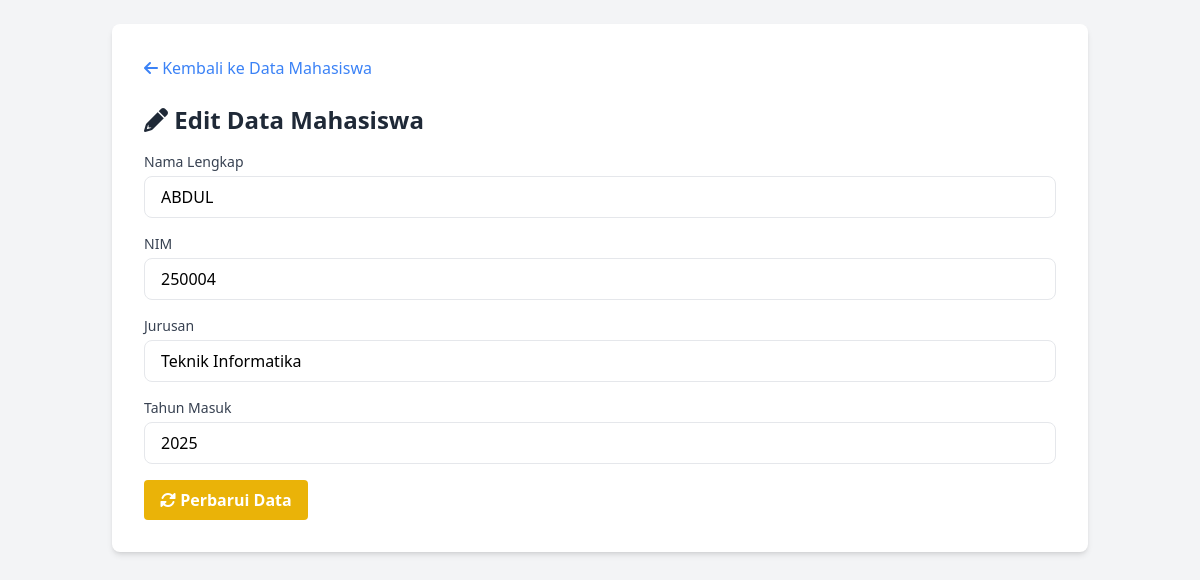
The app's page /edit_mahasiswa.php?id=3 (signed in) with its own data.
### tables this page shows
CREATE TABLE `mahasiswa` (
  `id` int(11) NOT NULL,
  `nama` varchar(100) NOT NULL,
  `nim` varchar(20) NOT NULL,
  `jurusan` varchar(100) NOT NULL,
  `tahun_masuk` int(11) NOT NULL
);

### edit_mahasiswa.php (the view, shortened to what this page needs)
<?php
require 'app/config/db.php';
$id = $_GET['id'];
$result = $conn->query("SELECT * FROM mahasiswa WHERE id = $id");
$mhs = $result->fetch_assoc();
?>
<!DOCTYPE html>
<html lang="id">
<head>
    <script src="https://cdn.tailwindcss.com"></script>
    <link rel="stylesheet" href="https://cdnjs.cloudflare.com/ajax/libs/font-awesome/6.0.0-beta3/css/all.min.css">
</head>
<body class="bg-gray-100">
    <div class="container mx-auto p-6">
        <div class="bg-white p-8 rounded-lg shadow-md">
            <a href="mahasiswa.php" class="text-blue-500 hover:underline mb-6 inline-block"><i class="fas fa-arrow-left"></i> Kembali ke Data Mahasiswa</a>
            <h2 class="text-2xl font-bold text-gray-800 mb-4"><i class="fas fa-pencil-alt"></i> Edit Data Mahasiswa</h2>
            <form method="post" action="app/controllers/mahasiswa_crud.php" class="space-y-4">
                <div>
                    <label for="nama" class="block text-sm font-medium text-gray-700">Nama Lengkap</label>
                    <input id="nama" class="mt-1 w-full px-4 py-2 border rounded-lg focus:outline-none focus:ring-2 focus:ring-blue-500" type="text" name="nama" value="<?= htmlspecialchars($mhs['nama']) ?>" required>
                </div>
                <div>
                    <label for="nim" class="block text-sm font-medium text-gray-700">NIM</label>
                    <input id="nim" class="mt-1 w-full px-4 py-2 border rounded-lg focus:outline-none focus:ring-2 focus:ring-blue-500" type="text" name="nim" value="<?= htmlspecialchars($mhs['nim']) ?>" required>
                </div>
                 <div>
                    <label for="jurusan" class="block text-sm font-medium text-gray-700">Jurusan</label>
                    <input id="jurusan" class="mt-1 w-full px-4 py-2 border rounded-lg focus:outline-none focus:ring-2 focus:ring-blue-500" type="text" name="jurusan" value="<?= htmlspecialchars($mhs['jurusan']) ?>" required>
                </div>
                 <div>
                    <label for="tahun" class="block text-sm font-medium text-gray-700">Tahun Masuk</label>
                    <input id="tahun" class="mt-1 w-full px-4 py-2 border rounded-lg focus:outline-none focus:ring-2 focus:ring-blue-500" type="number" name="tahun" value="<?= htmlspecialchars($mhs['tahun_masuk']) ?>" required>
                </div>
                <button type="submit" name="update" class="bg-yellow-500 hover:bg-yellow-600 text-white font-bold py-2 px-4 rounded transition duration-300">
                    <i class="fas fa-sync-alt"></i> Perbarui Data
                </button>
            </form>
        </div>
    </div>
</body>
</html>

### records on screen
mahasiswa: nama "ABDUL", nim "250004", jurusan "Teknik Informatika", tahun "2025"
